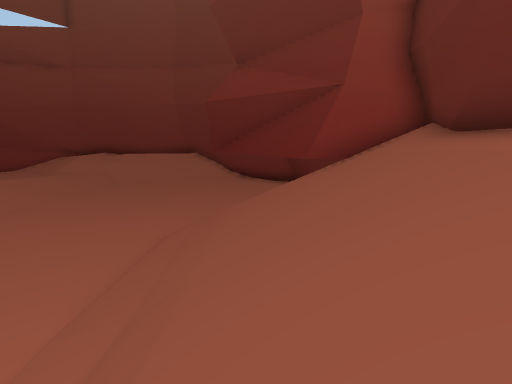
View 1 (above)

19 first-person views from a walk through a 3-D level made in the Unity game engine. The camera is 1.3 m above the floor, tilts 8° down and sees 70° across. The floor is counted in squares, 1 m on a side. Each view is taken from the middle of a square. On the plan, view 1 faces up. The plan holds only what a view shows up to about 15 squares ahead; the rest is blank. The place goes on beyond the plan. Some animated figures are left out.

View 2
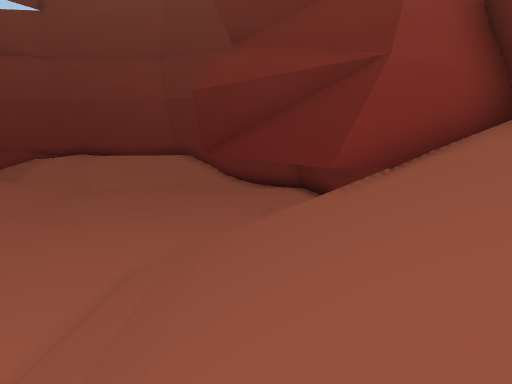

View 3
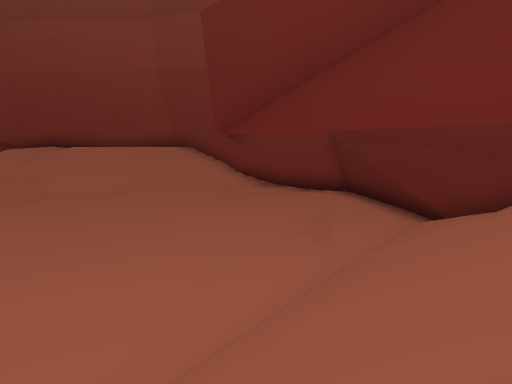

View 4
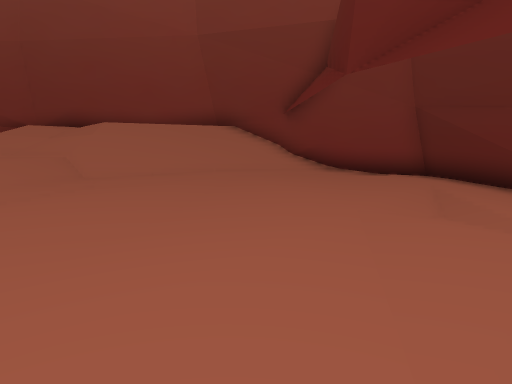

View 5
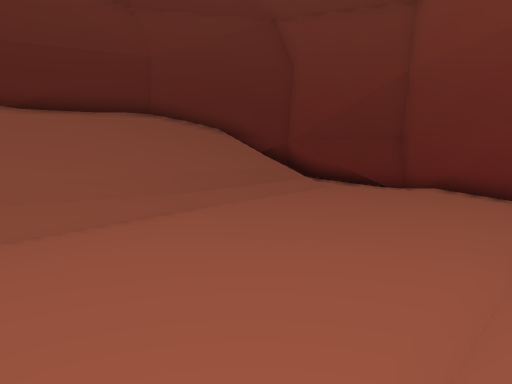

View 6
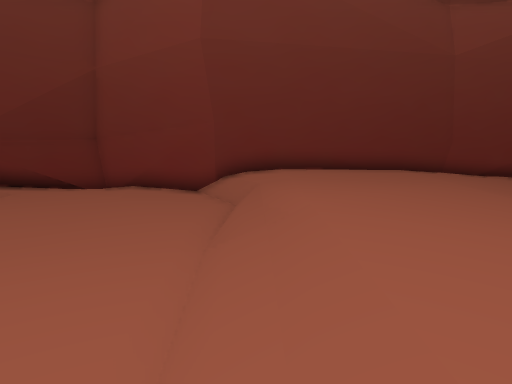

View 7
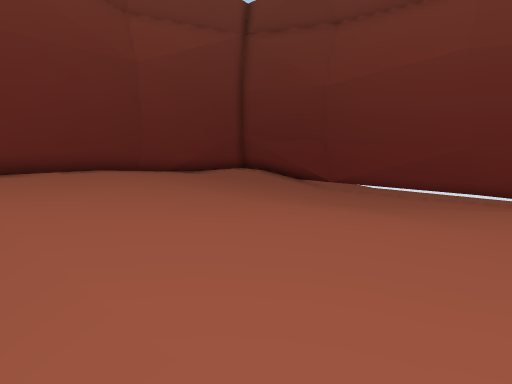

View 8
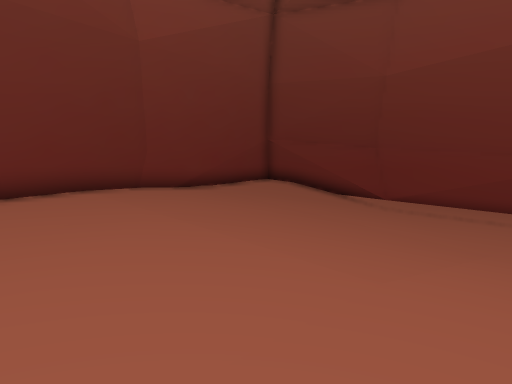

View 9
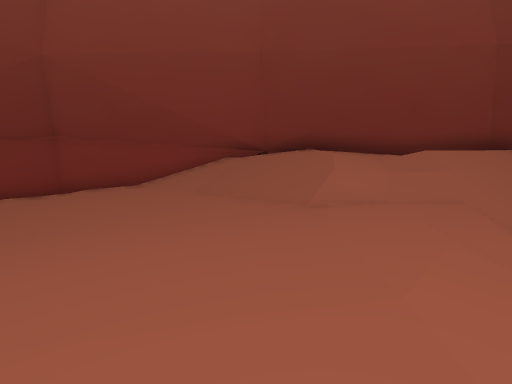

View 10
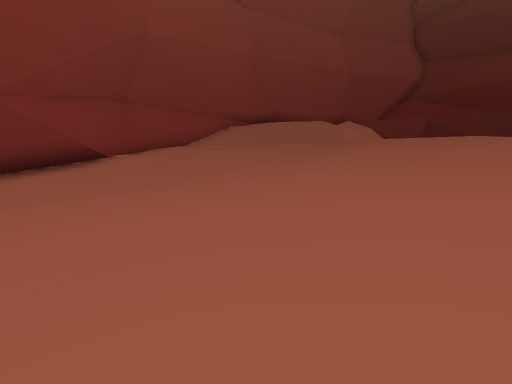

View 11
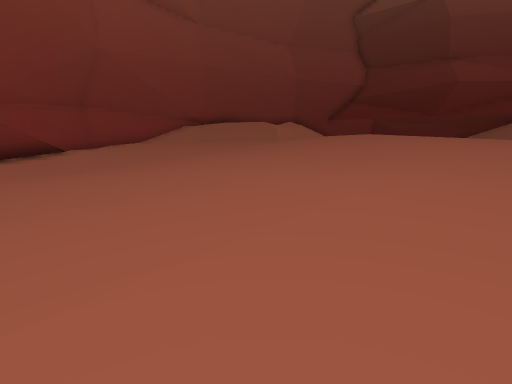

View 12
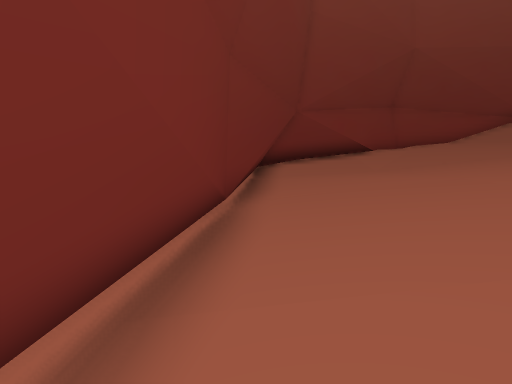

View 13
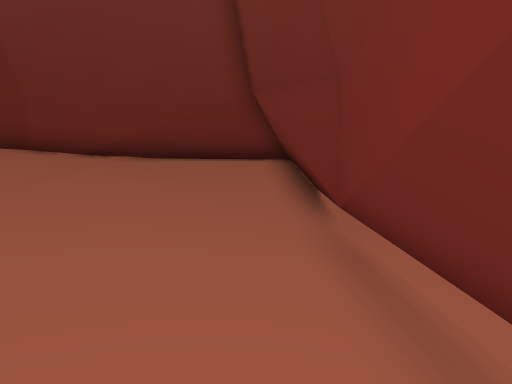

View 14
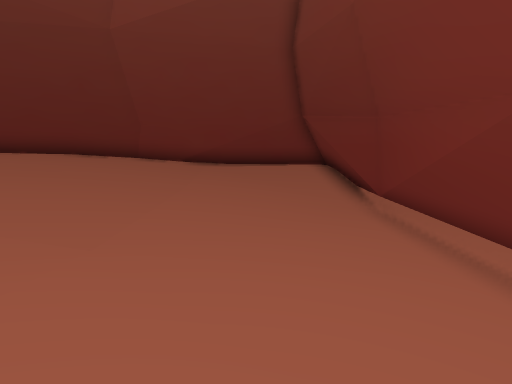

View 15
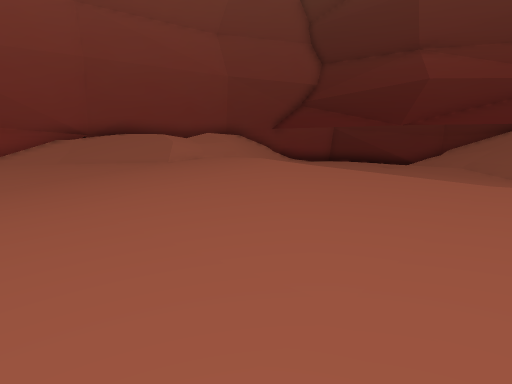

View 16
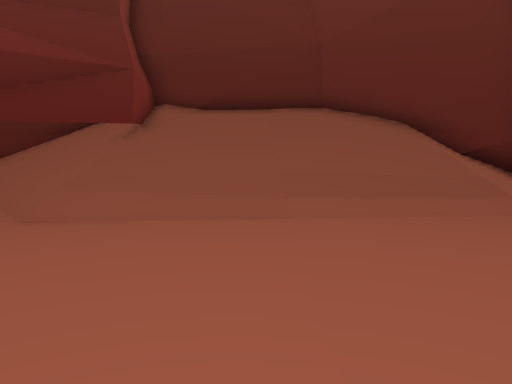

View 17
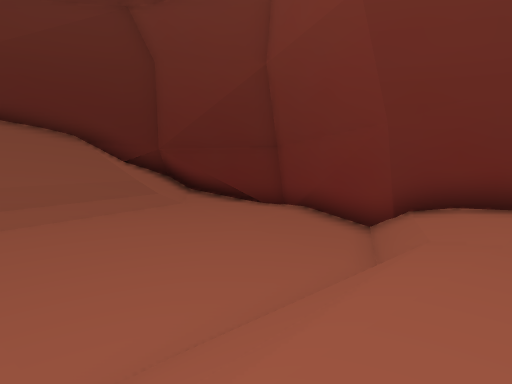

View 18
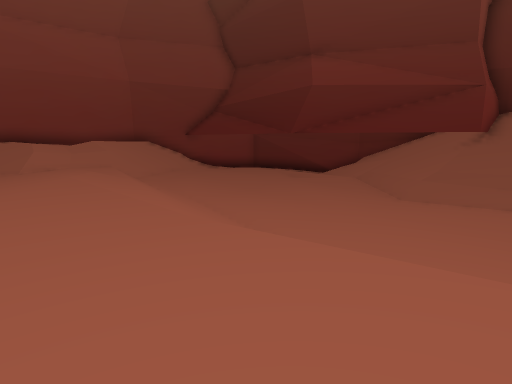

View 19
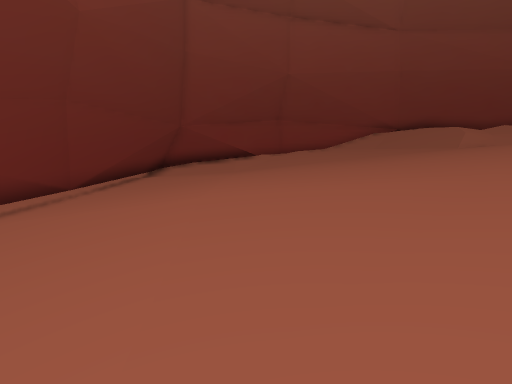

### Floor plan
Key: @ floor where view 1 was taken; # wall or solid block; . main floor; : floor 0.25 m higher than the main floor; - floor 0.25 m lower than the main floor; + floor 0.5 m higher than the main floor; _ floor 0.5 m lower than the main floor; * floor 0.75 m higher than the main floor; < floor 0.75 m lower than the main floor; % floor 1.5 m higher than the main floor; & floor 1.75 m higher than the main floor; / step, stairs or slope; = window, fence, low wall or low ledge.
Columns run from 26 left of view 1 to 4 right of it. Each row starts with its distance up from view 1.
 25            ##=##
 24        #######%&#######
 23      ##::+++///&&&%  &####
 22   ==##.:::+++///&%%///// ####
 21   ##--/.:::++*//////////:::###
 20   #----..:::++*///////::::::##
 19  =#_----..::++****//:::::::::#
 18 <##----..:::++****/::::::::..#
 17 <#_----..::++*****/:::.:::/:.##
 16 <#_----..::++****//::......:./#
 15 <#_---..:::++****//:.... :.://#
 14 #__---..:::+*****//.......:///#
 13 #__--...:::+*****/:.......////#
 12 #__//...::++****//........////#
 11 #_///..:::++****//......./#///#
 10 =_///..:::+++***/.......///#//#
  9 #_///..:::++++** .......///####
  8 #__//-..::+++***/.......//////#
  7 #<__/--../:++***/.......//////#
  6 #<___---//:++***/......./////#=
  5 #<<__--///:++***/...-.../////#
  4 #<<___////:++***/..--.../////#
  3 #<<__-////:++***/...-.../////#
  2 #<<__-////:++***/.......////##
  1 #<<_--////+++***/-......////#
  0 #<__--////+++***/-......//@#=
 -1 #<__--////++++**//......///#
 -2 #__---///:+++****/......./#=
 -3 #/----//:++++*#######.-.##==
 -4 #-/--./::++####     #####
 -5 ##---.:::###
 -6 =#########
 -7 =##

Where each view was taken, in squares from view 1:
view 1: 0 up, 0 right, facing up
view 2: 3 up, 0 right, facing up
view 3: 8 up, 1 left, facing up
view 4: 10 up, 3 left, facing up
view 5: 10 up, 10 left, facing down-right
view 6: 10 up, 10 left, facing down
view 7: 10 up, 10 left, facing down-left
view 8: 6 up, 12 left, facing down-left
view 9: 12 up, 12 left, facing up
view 10: 11 up, 25 left, facing up-right
view 11: 7 up, 25 left, facing up-right
view 12: 7 up, 25 left, facing up
view 13: 5 up, 25 left, facing down
view 14: 9 up, 23 left, facing down
view 15: 8 up, 18 left, facing up-right
view 16: 5 up, 10 left, facing right
view 17: 5 up, 12 left, facing down-right
view 18: 5 up, 14 left, facing up-right
view 19: 3 up, 20 left, facing up
